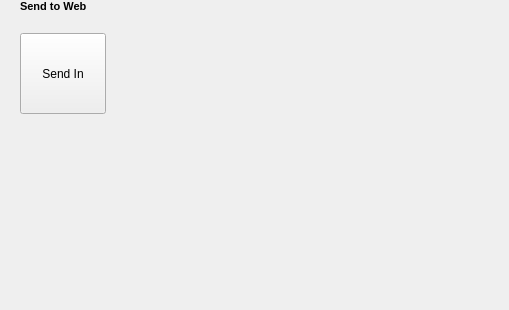
<?xml version="1.0" encoding="UTF-8"?>
<ui version="4.0">
 <class>SaveWebPage</class>
 <widget class="QRibbon::RibbonBackstagePage" name="SaveWebPage">
  <property name="geometry">
   <rect>
    <x>0</x>
    <y>0</y>
    <width>509</width>
    <height>310</height>
   </rect>
  </property>
  <property name="windowTitle">
   <string>SaveWebPage</string>
  </property>
  <layout class="QHBoxLayout" name="horizontalLayout">
   <property name="spacing">
    <number>0</number>
   </property>
   <property name="leftMargin">
    <number>20</number>
   </property>
   <property name="topMargin">
    <number>0</number>
   </property>
   <property name="rightMargin">
    <number>0</number>
   </property>
   <property name="bottomMargin">
    <number>0</number>
   </property>
   <item>
    <layout class="QVBoxLayout" name="verticalLayout" stretch="0,0,0,1">
     <property name="spacing">
      <number>10</number>
     </property>
     <property name="leftMargin">
      <number>0</number>
     </property>
     <item>
      <widget class="QLabel" name="label_2">
       <property name="text">
        <string>&lt;!DOCTYPE HTML PUBLIC &quot;-//W3C//DTD HTML 4.0//EN&quot; &quot;http://www.w3.org/TR/REC-html40/strict.dtd&quot;&gt;
&lt;html&gt;&lt;head&gt;&lt;meta name=&quot;qrichtext&quot; content=&quot;1&quot; /&gt;&lt;style type=&quot;text/css&quot;&gt;
p, li { white-space: pre-wrap; }
&lt;/style&gt;&lt;/head&gt;&lt;body style=&quot; font-family:'MS Shell Dlg 2'; font-size:8.25pt; font-weight:400; font-style:normal;&quot;&gt;
&lt;p style=&quot; margin-top:0px; margin-bottom:0px; margin-left:0px; margin-right:0px; -qt-block-indent:0; text-indent:0px;&quot;&gt;&lt;span style=&quot; font-size:8pt; font-weight:600;&quot;&gt;Send to Web&lt;/span&gt;&lt;/p&gt;&lt;/body&gt;&lt;/html&gt;</string>
       </property>
      </widget>
     </item>
     <item>
      <widget class="QRibbon::RibbonBackstageSeparator" name="backstageSeparator"/>
     </item>
     <item>
      <widget class="QRibbon::RibbonBackstageButton" name="backstageButton">
       <property name="minimumSize">
        <size>
         <width>86</width>
         <height>81</height>
        </size>
       </property>
       <property name="maximumSize">
        <size>
         <width>86</width>
         <height>81</height>
        </size>
       </property>
       <property name="text">
        <string>Send In</string>
       </property>
       <property name="toolButtonStyle">
        <enum>Qt::ToolButtonTextOnly</enum>
       </property>
      </widget>
     </item>
     <item>
      <widget class="QLabel" name="label_3">
       <property name="text">
        <string/>
       </property>
      </widget>
     </item>
    </layout>
   </item>
  </layout>
 </widget>
 <customwidgets>
  <customwidget>
   <class>QRibbon::RibbonBackstageButton</class>
   <extends>QToolButton</extends>
   <header>qribbon/ribbonbackstageview.h</header>
  </customwidget>
  <customwidget>
   <class>QRibbon::RibbonBackstageSeparator</class>
   <extends>QFrame</extends>
   <header>qribbon/ribbonbackstageview.h</header>
  </customwidget>
  <customwidget>
   <class>QRibbon::RibbonBackstagePage</class>
   <extends>QWidget</extends>
   <header>qribbon/ribbonbackstageview.h</header>
   <container>1</container>
  </customwidget>
 </customwidgets>
 <resources/>
 <connections/>
</ui>
